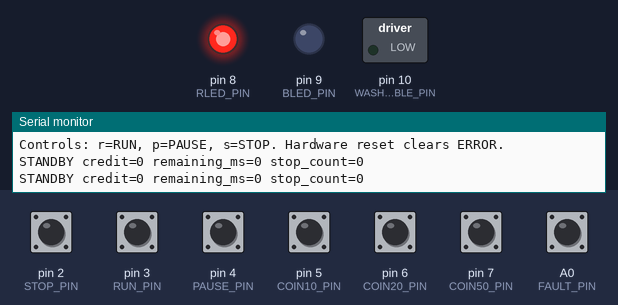
Simulated run of this sketch. Board: Arduino Uno, built with avr-gcc and run on an emulated ATmega328P. Parts: switched loads named in the sketch (green lamp = pin HIGH), output pins drawn as LEDs (lit = HIGH), the last lines printed to the serial monitor. Dashed ring = blinking. The test bench sets the inputs (shaded band); at power-on: A0 (FAULT_PIN), pin 2 (STOP_PIN), pin 3 (RUN_PIN), pin 4 (PAUSE_PIN), pin 5 (COIN10_PIN), pin 6 (COIN20_PIN), pin 7 (COIN50_PIN) HIGH.

Above: at 1.2 s.
1.3 s: A0 (FAULT_PIN) pulled LOW for 0.15 s
At 2.1 s:
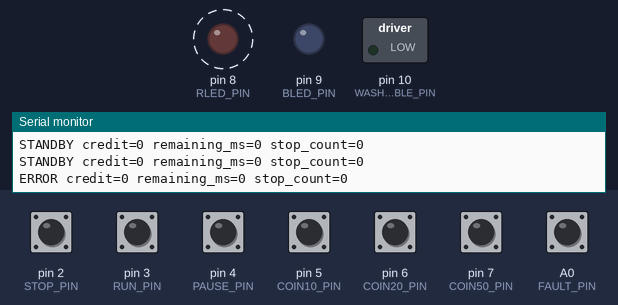
Timing chart, 0 to 10.4 s (numbered marks = the images above; inputs shaded):
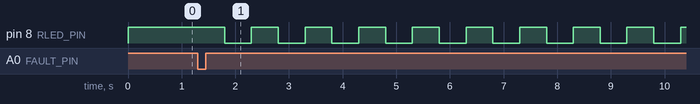

Measured:
- after the input at 1.3 s, pin 8 (RLED_PIN): alternates HIGH for 0.50 s and LOW for 0.50 s, starting after 0.50 s

The sketch:

washing_controller.ino
```cpp
#include <Arduino.h>
#include "controller.h"

// Inputs are active LOW. Each switch connects its pin to GND.
const uint8_t STOP_PIN = 2;
const uint8_t RUN_PIN = 3;
const uint8_t PAUSE_PIN = 4;
const uint8_t COIN10_PIN = 5;
const uint8_t COIN20_PIN = 6;
const uint8_t COIN50_PIN = 7;
const uint8_t RLED_PIN = 8;
const uint8_t BLED_PIN = 9;
const uint8_t WASH_ENABLE_PIN = 10; // logic output for a driver, not a motor supply
const uint8_t FAULT_PIN = A0;      // optional fault switch, LOW means fault

const uint8_t inputPins[] = {STOP_PIN, RUN_PIN, PAUSE_PIN,
                           COIN10_PIN, COIN20_PIN, COIN50_PIN};
DebouncedButton buttons[6];
Controller machine;
State printedState = State::Error;
uint16_t printedCredit = 65535;
uint8_t printedStops = 255;
uint32_t lastLog = 0;

void setup() {
    Serial.begin(115200);
    uint32_t now = millis();
    for (uint8_t i = 0; i < 6; ++i) {
        pinMode(inputPins[i], INPUT_PULLUP);
        buttons[i].begin(digitalRead(inputPins[i]) == LOW, now);
    }
    pinMode(FAULT_PIN, INPUT_PULLUP);
    pinMode(RLED_PIN, OUTPUT);
    pinMode(BLED_PIN, OUTPUT);
    pinMode(WASH_ENABLE_PIN, OUTPUT);
    machine.reset(now);
    Serial.println(F("Washing controller. Coins: 1=10c, 2=20c, 5=50c."));
    Serial.println(F("Controls: r=RUN, p=PAUSE, s=STOP. Hardware reset clears ERROR."));
}

void loop() {
    uint32_t now = millis();
    Inputs in;
    in.stop = buttons[0].update(digitalRead(STOP_PIN) == LOW, now);
    in.run = buttons[1].update(digitalRead(RUN_PIN) == LOW, now);
    in.pause = buttons[2].update(digitalRead(PAUSE_PIN) == LOW, now);
    if (buttons[3].update(digitalRead(COIN10_PIN) == LOW, now)) in.coins |= 1;
    if (buttons[4].update(digitalRead(COIN20_PIN) == LOW, now)) in.coins |= 2;
    if (buttons[5].update(digitalRead(COIN50_PIN) == LOW, now)) in.coins |= 4;
    in.fault = digitalRead(FAULT_PIN) == LOW;

    // Serial and the three coin switches emulate a validated coin acceptor.
    if (Serial.available() > 0) {
        char c = Serial.read();
        if (c == '1') in.coins |= 1;
        else if (c == '2') in.coins |= 2;
        else if (c == '5') in.coins |= 4;
        else if (c == 'r' || c == 'R') in.run = true;
        else if (c == 'p' || c == 'P') in.pause = true;
        else if (c == 's' || c == 'S') in.stop = true;
    }

    machine.step(now, in);
    Outputs out = machine.outputs(now);
    digitalWrite(RLED_PIN, out.red ? HIGH : LOW);
    digitalWrite(BLED_PIN, out.blue ? HIGH : LOW);
    digitalWrite(WASH_ENABLE_PIN, out.wash ? HIGH : LOW);

    if (machine.state() != printedState || machine.credit() != printedCredit ||
        machine.stops() != printedStops || uint32_t(now - lastLog) >= 1000) {
        printedState = machine.state();
        printedCredit = machine.credit();
        printedStops = machine.stops();
        lastLog = now;
        Serial.print(stateName(machine.state()));
        Serial.print(F(" credit=")); Serial.print(machine.credit());
        Serial.print(F(" remaining_ms=")); Serial.print(machine.remaining(now));
        Serial.print(F(" stop_count=")); Serial.println(machine.stops());
    }
    // No delay(): inputs, timer and LEDs are updated on every pass.
}
```

controller.h
```cpp
#ifndef WASHING_CONTROLLER_H
#define WASHING_CONTROLLER_H

#include <stdint.h>

// No Arduino calls here. The same logic runs in the sketch and in host tests.
enum class State : uint8_t { Standby, Ready, Running, Paused, Error };

struct Inputs {
    bool run = false;
    bool pause = false;
    bool stop = false;
    bool fault = false;
    uint8_t coins = 0; // bit 0: 10 cents, bit 1: 20 cents, bit 2: 50 cents
};

struct Outputs {
    bool red;
    bool blue;
    bool wash;
};

inline uint8_t coinBit(unsigned cents) {
    return cents == 10 ? 1 : cents == 20 ? 2 : cents == 50 ? 4 : 0;
}

inline const char* stateName(State state) {
    switch (state) {
        case State::Standby: return "STANDBY";
        case State::Ready: return "READY";
        case State::Running: return "RUNNING";
        case State::Paused: return "PAUSED";
        case State::Error: return "ERROR";
    }
    return "UNKNOWN";
}

class Controller {
public:
    static const uint32_t CycleMs = 30UL * 60UL * 1000UL;
    static const uint32_t BlinkHalfMs = 500;

    Controller() { reset(0); }

    // A bench reset models the board reset button. It is not a fourth control.
    void reset(uint32_t now) {
        state_ = State::Standby;
        credit_ = 0;
        stop_count_ = 0;
        started_ = now;
        entered_ = now;
    }

    void step(uint32_t now, const Inputs& in = Inputs()) {
        // Priority: fault, timeout, STOP, PAUSE, RUN.
        if (in.fault) {
            if (state_ != State::Error) {
                credit_ = 0;
                stop_count_ = 0;
                enter(State::Error, now);
            }
            return;
        }
        if (state_ == State::Error) return; // error stays latched until reset

        if (active() && uint32_t(now - started_) >= CycleMs) {
            finish(now);
            return; // do not use inputs sampled at the expired cycle boundary
        }

        if (state_ == State::Standby || state_ == State::Ready) {
            unsigned add = ((in.coins & 1) ? 10 : 0)
                         + ((in.coins & 2) ? 20 : 0)
                         + ((in.coins & 4) ? 50 : 0);
            uint32_t sum = uint32_t(credit_) + add;
            credit_ = sum > 65535 ? 65535 : uint16_t(sum);
            if (credit_ >= 50 && state_ == State::Standby)
                enter(State::Ready, now);
            if (state_ == State::Ready && in.run) {
                credit_ = 0; // surplus is discarded, with no refund
                stop_count_ = 0;
                started_ = now;
                enter(State::Running, now);
            }
            return;
        }

        if (in.stop) {
            ++stop_count_;
            if (stop_count_ >= 2) finish(now);
            return;
        }
        if (in.pause && state_ == State::Running) {
            enter(State::Paused, now);
        } else if (in.run && state_ == State::Paused) {
            // Keep started_: a pause never gives extra cycle time.
            enter(State::Running, now);
        }
    }

    Outputs outputs(uint32_t now) const {
        bool blink = (uint32_t(now - entered_) / BlinkHalfMs) % 2 == 0;
        switch (state_) {
            case State::Standby: return {true, false, false};
            case State::Ready:   return {true, true, false};
            case State::Running: return {false, blink, true};
            case State::Paused:  return {false, true, false};
            case State::Error:   return {blink, false, false};
        }
        return {false, false, false};
    }

    State state() const { return state_; }
    uint16_t credit() const { return credit_; }
    uint8_t stops() const { return stop_count_; }
    uint32_t started() const { return started_; }
    bool active() const { return state_ == State::Running || state_ == State::Paused; }

    uint32_t remaining(uint32_t now) const {
        if (!active()) return 0;
        uint32_t elapsed = uint32_t(now - started_);
        return elapsed >= CycleMs ? 0 : CycleMs - elapsed;
    }

private:
    State state_;
    uint16_t credit_;
    uint8_t stop_count_;
    uint32_t started_;
    uint32_t entered_;

    void enter(State next, uint32_t now) { state_ = next; entered_ = now; }
    void finish(uint32_t now) {
        credit_ = 0;
        stop_count_ = 0;
        enter(State::Standby, now);
    }
};

// One event per debounced press. Holding a button cannot count twice.
class DebouncedButton {
public:
    void begin(bool pressed, uint32_t now) {
        raw_ = stable_ = pressed;
        changed_ = now;
    }

    bool update(bool pressed, uint32_t now) {
        if (pressed != raw_) { raw_ = pressed; changed_ = now; }
        if (raw_ != stable_ && uint32_t(now - changed_) >= 30) {
            stable_ = raw_;
            return stable_;
        }
        return false;
    }

private:
    bool raw_ = false;
    bool stable_ = false;
    uint32_t changed_ = 0;
};

#endif
```
